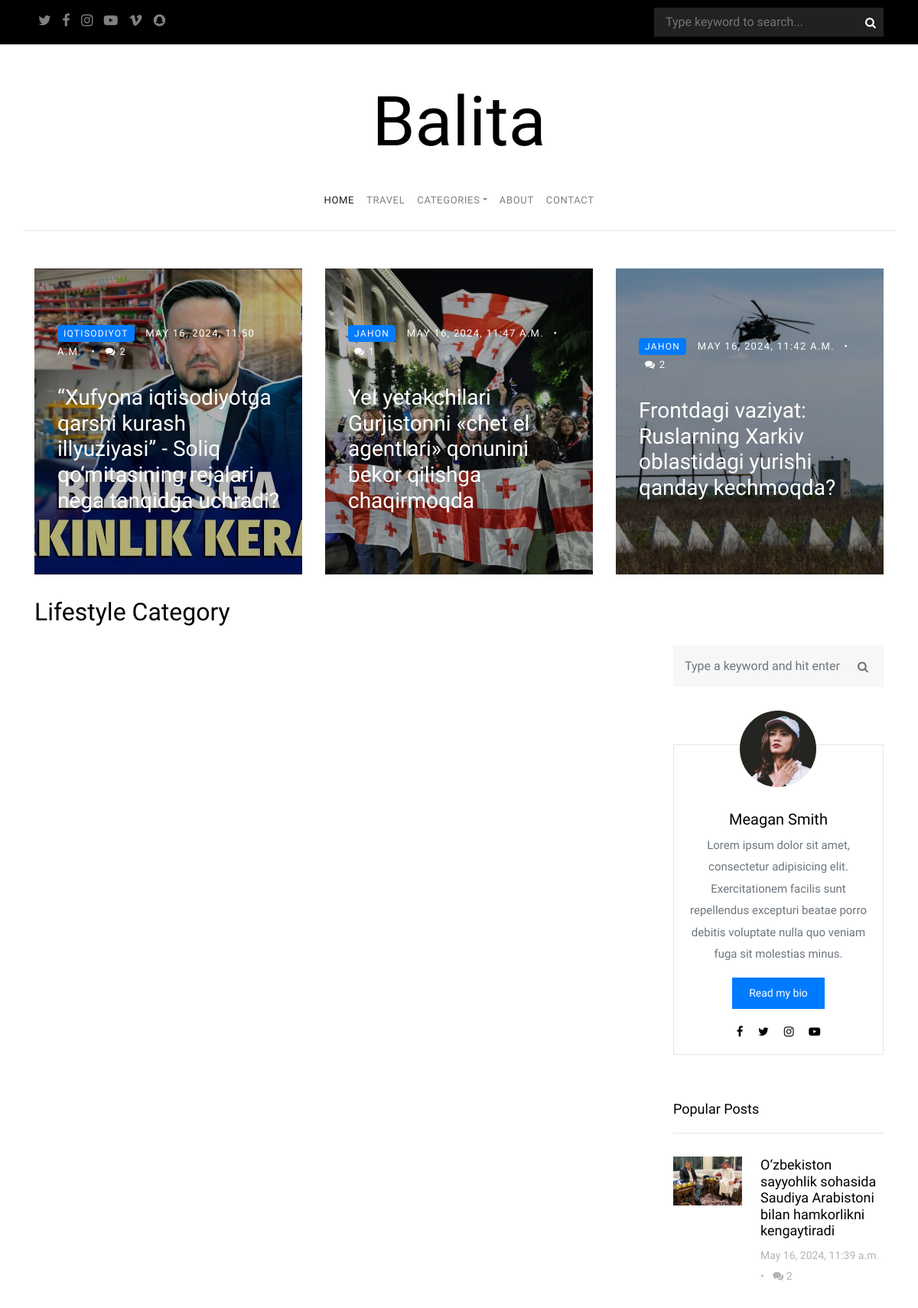
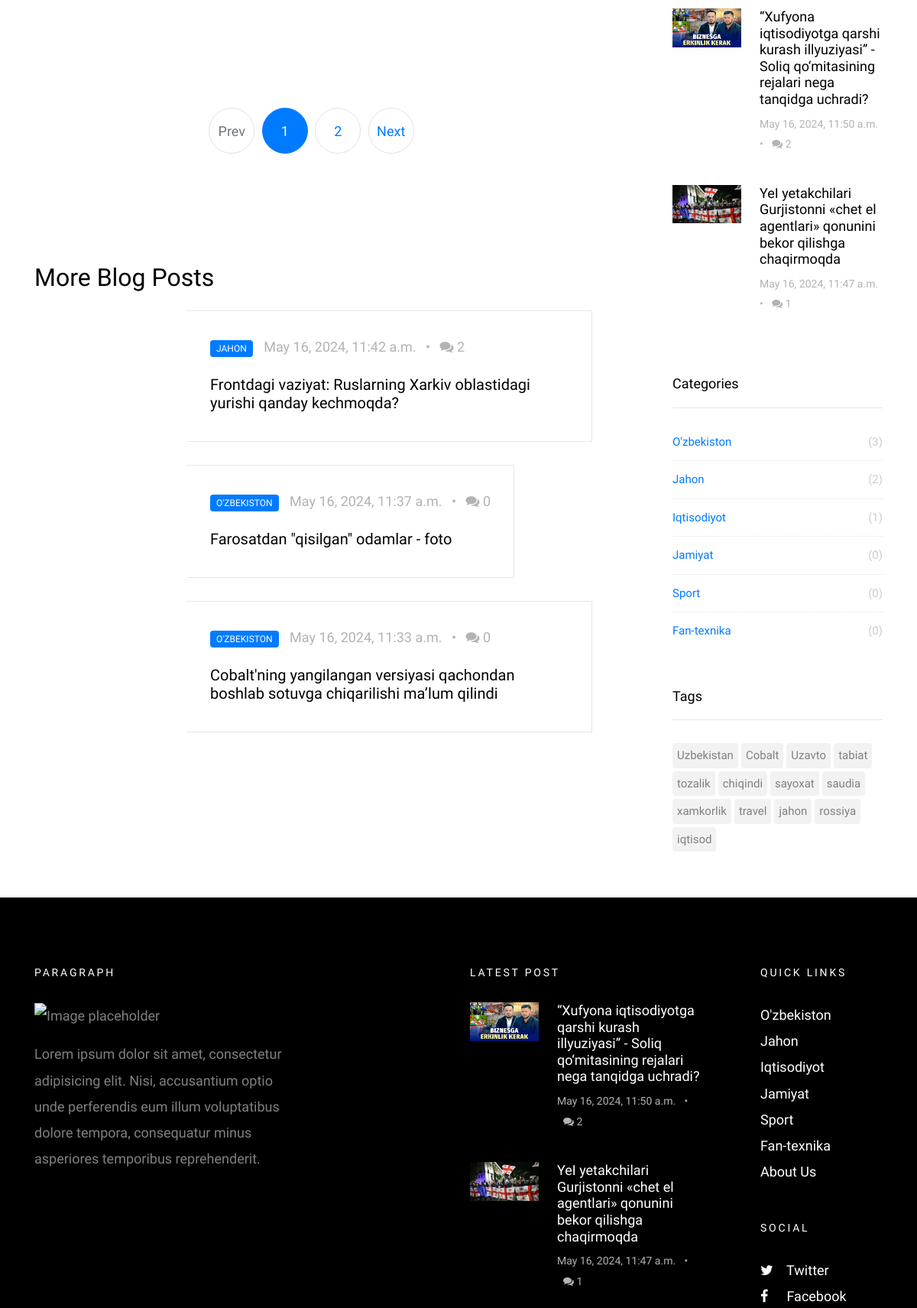
The page / (upper part) on the database its author committed (2 pictures, top to bottom).
### blog/models.py (models this page shows, shortened)
class Article(models.Model):
    title = models.CharField(max_length=255)
    sub_title = models.TextField(blank=True, null=True)
    category = models.ForeignKey(Category, on_delete=models.CASCADE)
    description = CKEditor5Field('Text', config_name='extends')
    image = models.ImageField(upload_to='articles/')
    tags = models.ManyToManyField(Tag, blank=True, null=True)
    is_published = models.BooleanField(default=True)
    view_count = models.IntegerField(default=0)
    created_at = models.DateTimeField(auto_now_add=True)
    updated_at = models.DateTimeField(auto_now=True)

class Category(models.Model):
    name = models.CharField(max_length=70)
    created_at = models.DateTimeField(auto_now_add=True)
    updated_at = models.DateTimeField(auto_now=True)
    def __str__(self):
        return self.name

class Tag(models.Model):
    name = models.CharField(max_length=255)
    created_at = models.DateTimeField(auto_now_add=True)
    updated_at = models.DateTimeField(auto_now=True)

### blog/views.py (the view)
# urls.py: path('', home_view),
def home_view(request):
    data = request.GET
    page = data.get('page', 1)
    categories = Category.objects.all()
    articles = Article.objects.all().order_by('category', '-created_at')
    page_obj = Paginator(articles, 4)
    popular = Article.objects.all().order_by('-view_count')
    vc = popular[(len(popular) // 2)].view_count
    more_blog_posts = Article.objects.filter(view_count__lte=vc).order_by('-created_at')
    popular_article = Article.objects.all().order_by('-created_at')
    tags = Tag.objects.all()
    d = {
        "home": "active",
        "categories": categories,
        "slider_article": articles[3:(len(articles) - 3)],
        "popular_article": popular_article[:3],
        "articles": page_obj.get_page(page),
        "more_blog_posts": more_blog_posts[:3],
        "popular": popular[:3],
        "tags": tags,
        "latests_footer": popular_article[:3]
    }
    return render(request, 'index.html', context=d)

### templates/index.html (shortened to what this page needs)
{% extends "layouts/master.html" %}
{% load static %}
{% block slider %}
<div class="row">
    <div class="col-md-12">
    </div>
</div>
{% endblock %}
{% block popular_content%}
<div class="row">
    {% for article in popular_article %}
    <div class="col-md-6 col-lg-4">
        <a href="/category/{{article.id}}" class="a-block d-flex align-items-center height-md"
           style="background-image: url({{article.image.url}}); ">
            <div class="text">
                <div class="post-meta">
                    <span class="category">{{article.category}}</span>
                    <span class="mr-2">{{article.created_at}} </span> &bullet;
                    <span class="ml-2"><span class="fa fa-comments"></span> {{article.comments_set.count}}</span>
                </div>
                <h3>{{article.title}}</h3>
            </div>
        </a>
    </div>
    {% endfor %}
</div>
{% endblock %}
{% block mainpage_categories_title %}
<div class="row">
    <div class="col-md-6">
        <h2 class="mb-4">Lifestyle Category</h2>
    </div>
</div>
{% endblock %}
{% block content %}
<div class="col-md-12 col-lg-8 main-content">
    <div class="row">
        {% for article in articles %}
        <div class="col-md-6">
        </div>
        {% endfor %}
    </div>
    <div class="row">
        <div class="col-md-12 text-center">
            <nav aria-label="Page navigation" class="text-center">
                <ul class="pagination">
                    {% if articles.has_previous %}
                    <li class="page-item"><a class="page-link" href="?page={{articles.previous_page_number}}">Prev</a>
                    </li>
                    {% else %}
                    <li class="page-item"><a class="page-link">Prev</a></li>
                    {% endif %}
                    {% for i in articles.paginator.page_range %}
                    {% if articles.number == i %}
                    <li class="page-item active"><a class="page-link" href="?page={{i}}">{{i}}</a></li>
                    {% else %}
                    <li class="page-item"><a class="page-link" href="?page={{i}}">{{i}}</a></li>
                    {% endif %}
                    {% endfor %}
                    {% if articles.has_next %}
                    <li class="page-item"><a class="page-link" href="?page={{articles.next_page_number}}">Next</a></li>
                    {% else %}
                    <li class="page-item"><a class="page-link">Next</a></li>
                    {% endif %}
                </ul>
            </nav>
        </div>
    </div>
    <div class="row mb-5 mt-5">
        <div class="col-md-12">
            <h2 class="mb-4">More Blog Posts</h2>
        </div>
        <div class="col-md-12">
            {% for post in more_blog_posts %}
            <div class="post-entry-horzontal">
                <a href="/category/{{post.id}}">
                    <span class="text">
<div class="post-meta">
<span class="category">{{post.category}}</span>
<span class="mr-2">{{post.created_at}} </span> &bullet;
<span class="ml-2"><span class="fa fa-comments"></span> {{post.comments_set.count}}</span>
</div>
<h2>{{post.title}}</h2>
</span>
                </a>
            </div>
            {% endfor %}
        </div>
    </div>
</div>
{% endblock %}

### templates/layouts/master.html (shortened to what this page needs)
<!doctype html>
<html lang="en">
{% load static %}
<head>
    <link rel="stylesheet" href="{% static './css/bootstrap.css' %}">
    <link rel="stylesheet" href="{% static './css/animate.css' %}">
    <link rel="stylesheet" href="{% static './css/owl.carousel.min.css' %}">
    <link rel="stylesheet" href="{% static './fonts/ionicons/css/ionicons.min.css' %}">
    <link rel="stylesheet" href="{% static './fonts/fontawesome/css/font-awesome.min.css' %}">
    <link rel="stylesheet" href="{% static './fonts/flaticon/font/flaticon.css' %}">
    <link rel="stylesheet" href="{% static './css/style.css' %}">
</head>
<body>
<header role="banner">
    <div class="top-bar">
        <div class="container">
            <div class="row">
                <div class="col-9 social">
                    <a href="#"><span class="fa fa-twitter"></span></a>
                    <a href="#"><span class="fa fa-facebook"></span></a>
                    <a href="#"><span class="fa fa-instagram"></span></a>
                    <a href="#"><span class="fa fa-youtube-play"></span></a>
                    <a href="#"><span class="fa fa-vimeo"></span></a>
                    <a href="#"><span class="fa fa-snapchat"></span></a>
                </div>
                <div class="col-3 search-top">
                    <form action="/search/" class="search-top-form" method="POST">
                        <span class="icon fa fa-search"></span>
                        <input name="key_word" type="text" id="search" placeholder="Type keyword to search...">
                    </form>
                </div>
            </div>
        </div>
    </div>
    <div class="container logo-wrap">
        <div class="row pt-5">
            <div class="col-12 text-center">
                <h1 class="site-logo"><a href="/">Balita</a></h1>
            </div>
        </div>
    </div>
    <nav class="navbar navbar-expand-md  navbar-light bg-light">
        <div class="container">
            <div class="collapse navbar-collapse" id="navbarMenu">
                <ul class="navbar-nav mx-auto">
                    <li class="nav-item">
                        <a class="nav-link {{home}}" href="/">Home</a>
                    </li>
                    <li class="nav-item ">
                        <a class="nav-link {{categories}}}" href="/categories/1" id="dropdown04">Travel</a>
                    </li>
                    <li class="nav-item dropdown">
                        <a class="nav-link dropdown-toggle {{category}}" href="/categories" id="dropdown05"
                           data-toggle="dropdown"
                           aria-haspopup="true" aria-expanded="false">Categories</a>
                    </li>
                    <li class="nav-item {{about}}">
                        <a class="nav-link {{about}}" href="/about">About</a>
                    </li>
                    <li class="nav-item {{contact}}">
                        <a class="nav-link {{contact}}" href="/contact">Contact</a>
                    </li>
                </ul>
            </div>
        </div>
    </nav>
</header>
<section class="pt-5">
    <div class="container">
        {% block slider %}
        {% endblock %}
        {% block popular_content%}
        {% endblock %}
    </div>
</section>
<section class="site-section py-sm">
    <div class="container">
        {% block mainpage_categories_title %}
        {% endblock %}
        <div class="row blog-entries">
            {% block content %}
            {% endblock %}
            <div class="col-md-12 col-lg-4 sidebar">
                <div class="sidebar-box search-form-wrap">
                    <form action="/search/" class="search-form" method="post">
                        <div class="form-group">
                            <span class="icon fa fa-search"></span>
                            <input name="key_word" type="text" class="form-control" id="s"
                                   placeholder="Type a keyword and hit enter">
                        </div>
                    </form>
                </div>
                <div class="sidebar-box">
                    <div class="bio text-center">
                        <img src="{% static 'images/person_1.jpg' %}" alt="Image Placeholder" class="img-fluid">
                        <div class="bio-body">
                            <h2>Meagan Smith</h2>
                            <p>Lorem ipsum dolor sit amet, consectetur adipisicing elit. Exercitationem facilis sunt
                                repellendus excepturi beatae porro debitis voluptate nulla quo veniam fuga sit molestias
                                minus.</p>
                            <p><a href="/about" class="btn btn-primary btn-sm">Read my bio</a></p>
                            <p class="social">
                                <a href="#" class="p-2"><span class="fa fa-facebook"></span></a>
                                <a href="#" class="p-2"><span class="fa fa-twitter"></span></a>
                                <a href="#" class="p-2"><span class="fa fa-instagram"></span></a>
                                <a href="#" class="p-2"><span class="fa fa-youtube-play"></span></a>
                            </p>
                        </div>
                    </div>
                </div>
                <div class="sidebar-box">
                    <h3 class="heading">Popular Posts</h3>
                    <div class="post-entry-sidebar">
                        <ul>
                            {% for article in popular %}
                            <li>
                                <a href="/category/{{article.id}}">
                                    <img src="{{article.image.url}}" alt="Image placeholder" class="mr-4">
                                    <div class="text">
                                        <h4>{{article.title}}</h4>
                                        <div class="post-meta">
                                            <span class="mr-2">{{article.updated_at}} </span> &bullet;
                                            <span class="ml-2"><span class="fa fa-comments"></span> {{article.comments_set.count}}</span>
                                        </div>
                                    </div>
                                </a>
                            </li>
                            {% endfor %}
                        </ul>
                    </div>
                </div>
                <div class="sidebar-box">
                    <h3 class="heading">Categories</h3>
                    <ul class="categories">
                        {% for category in categories %}
                        <li><a href="/categories/{{category.id}}">
                            {{category}}<span>({{category.article_set.count}})</span></a>
                        </li>
                        {% endfor %}
                    </ul>
                </div>
                <div class="sidebar-box">
                    <h3 class="heading">Tags</h3>
                    <ul class="tags">
                        {% for tag in tags %}
                        <li><a href="/categories/?tag={{tag.id}}">{{tag.name}}</a></li>
                        {% endfor %}
                    </ul>
                </div>
            </div>
        </div>
    </div>
</section>
<footer class="site-footer">
    <div class="container">
        <div class="row mb-5">
            <div class="col-md-4">
                <h3>Paragraph</h3>
                <p>
                    <img src="{% static 'images/img_1.jpg' %}" alt="Image placeholder" class="img-fluid">
                </p>
                <p>Lorem ipsum dolor sit amet, consectetur adipisicing elit. Nisi, accusantium optio unde perferendis
                    eum illum voluptatibus dolore tempora, consequatur minus asperiores temporibus reprehenderit.</p>
            </div>
            <div class="col-md-6 ml-auto">
                <div class="row">
                    <div class="col-md-7">
                        <h3>Latest Post</h3>
                        <div class="post-entry-sidebar">
                            <ul>
                                {% for latest in latests_footer %}
                                <li>
                                    <a href>
                                        <img src="{{ latest.image.url }}" alt="Image placeholder" class="mr-4">
                                        <div class="text">
                                            <h4>{{latest.title}}</h4>
                                            <div class="post-meta">
                                                <span class="mr-2">{{latest.created_at}} </span> &bullet;
                                                <span class="ml-2"><span class="fa fa-comments"></span> {{latest.comments_set.count}}</span>
                                            </div>
                                        </div>
                                    </a>
                                </li>
                                {% endfor %}
                            </ul>
                        </div>
                    </div>
                    <div class="col-md-1"></div>
                    <div class="col-md-4">
                        <div class="mb-5">
                            <h3>Quick Links</h3>
                            <ul class="list-unstyled">
                                {% for category in categories %}
                                <li><a href="/categories/{{category.id}}">{{category}}</a></li>
                                {% endfor %}
                                <li><a href="/about">About Us</a></li>
                            </ul>
                        </div>
                        <div class="mb-5">
                            <h3>Social</h3>
                            <ul class="list-unstyled footer-social">
                                <li><a href="#"><span class="fa fa-twitter"></span> Twitter</a></li>
                                <li><a href="#"><span class="fa fa-facebook"></span> Facebook</a></li>
                            </ul>
                        </div>
                    </div>
                </div>
            </div>
        </div>
    </div>
</footer>
</body>
</html>

### rows shown on the page
Article: image (picture), category "IQTISODIYOT", created_at "MAY 16, 2024, 11:50 A.M.", comments_set.count "2", title "“Xufyona iqtisodiyotga qarshi kurash illyuziyasi” - Soliq qo‘mitasining rejalari nega tanqidga uchradi?", updated_at "May 16, 2024, 11:50 a.m.", created_at "May 16, 2024, 11:50 a.m."
Article: image (picture), category "JAHON", created_at "MAY 16, 2024, 11:47 A.M.", comments_set.count "1", title "YeI yetakchilari Gurjistonni «chet el agentlari» qonunini bekor qilishga chaqirmoqda", updated_at "May 16, 2024, 11:47 a.m.", created_at "May 16, 2024, 11:47 a.m."
Article: image (picture), category "JAHON", created_at "MAY 16, 2024, 11:42 A.M.", comments_set.count "2", title "Frontdagi vaziyat: Ruslarning Xarkiv oblastidagi yurishi qanday kechmoqda?", created_at "May 16, 2024, 11:42 a.m."
Article: category "O'ZBEKISTON", created_at "May 16, 2024, 11:37 a.m.", comments_set.count "0", title "Farosatdan \"qisilgan\" odamlar - foto"
Article: category "O'ZBEKISTON", created_at "May 16, 2024, 11:33 a.m.", comments_set.count "0", title "Cobalt'ning yangilangan versiyasi qachondan boshlab sotuvga chiqarilishi ma’lum qilindi"
Article: image (picture), title "O‘zbekiston sayyohlik sohasida Saudiya Arabistoni bilan hamkorlikni kengaytiradi", updated_at "May 16, 2024, 11:39 a.m.", comments_set.count "2"
Category: name "O'zbekiston", article_set.count "3"
Category: name "Jahon", article_set.count "2"
Category: name "Iqtisodiyot", article_set.count "1"
Category: name "Jamiyat", article_set.count "0"
Category: name "Sport", article_set.count "0"
Category: name "Fan-texnika", article_set.count "0"
Tag: name "Uzbekistan"
Tag: name "Cobalt"
Tag: name "Uzavto"
Tag: name "tabiat"
Tag: name "tozalik"
Tag: name "chiqindi"
Tag: name "sayoxat"
Tag: name "saudia"
Tag: name "xamkorlik"
Tag: name "travel"
Tag: name "jahon"
Tag: name "rossiya"
Tag: name "iqtisod"

### other values the page prints
{{ i }} "1"
{{ i }} "2"
